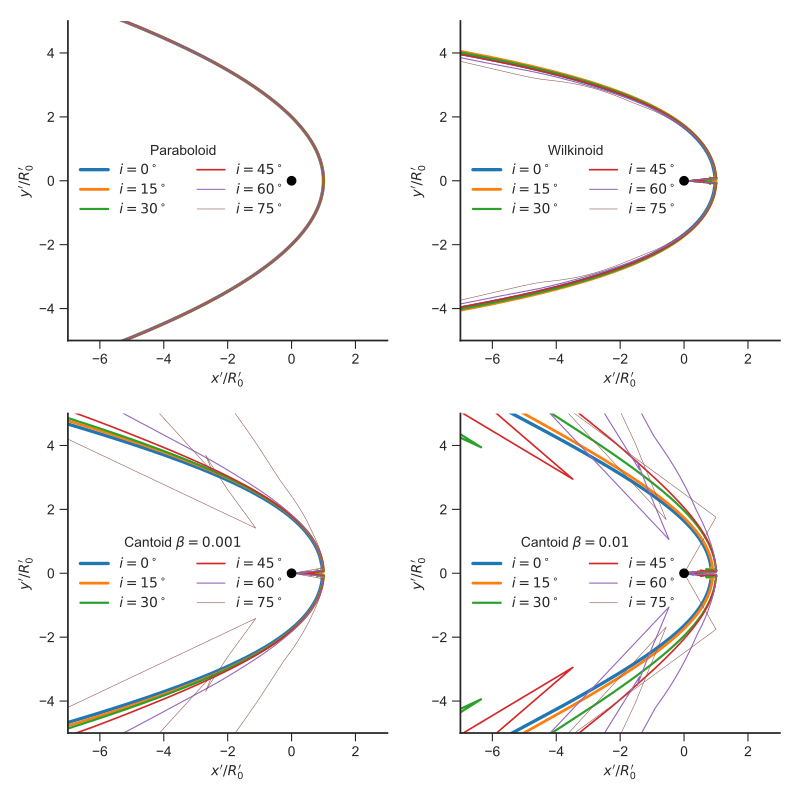

The Python source for this figure:
import sys
import numpy as np
from matplotlib import pyplot as plt
import seaborn as sns
from bow_projection import (xyprime_t, Spline_R_theta_from_function,
                            paraboloid_R_theta, wilkinoid_R_theta,
                            cantoid_R_theta)

figfile = sys.argv[0].replace('.py', '.pdf')

sns.set_style('ticks')
fig, axes = plt.subplots(2, 2, figsize=(8, 8))

th = np.linspace(0.0, np.pi, 1001)
inclinations = [0, 15, 30, 45, 60, 75]
linewidths = [2.4, 2.0, 1.6, 1.2, 0.8, 0.4]
colors = sns.color_palette(n_colors=len(inclinations))

for shape_name, ax, R_theta in [
        ["Paraboloid", axes[0, 0],
         Spline_R_theta_from_function(ngrid=301,
                                      shape_func=paraboloid_R_theta)],
        ["Wilkinoid", axes[0, 1],
         Spline_R_theta_from_function(ngrid=101, epsilon=1e-6,
                                      shape_func=wilkinoid_R_theta)],
        [r"Cantoid $\beta = 0.001$", axes[1, 0],
         Spline_R_theta_from_function(ngrid=101, epsilon=1e-6,
                                      shape_func=cantoid_R_theta,
                                      shape_func_pars=(0.001,))],
        [r"Cantoid $\beta = 0.01$", axes[1, 1],
         Spline_R_theta_from_function(ngrid=101, epsilon=1e-6,
                                      shape_func=cantoid_R_theta,
                                      shape_func_pars=(0.01,))],
]:
    for inc_dg, color, lw in zip(inclinations, colors, linewidths):
        inc = np.radians(inc_dg)
        xp, yp = xyprime_t(th, inc, R_theta)
        m = np.isfinite(xp) & np.isfinite(yp)
        if m.sum() == 0:
            # Case of no tangent line at all at this inclination
            continue
        xxp = np.concatenate((xp[m][::-1], xp[m]))
        yyp = np.concatenate((-yp[m][::-1], yp[m]))
        R0p = xxp.max()
        ax.plot(xxp/R0p, yyp/R0p,
                label=fr"$i = {inc_dg:d}^\circ$",
                color=color, lw=lw)

    ax.plot([0], [0], 'o', color='k')

    ax.legend(title=shape_name, ncol=2, loc="center left")
    ax.set(
        xlabel=r"$x' / R_0'$",
        ylabel=r"$y' / R_0'$",
        xlim=[-7, 3],
        ylim=[-5, 5],
    )
    ax.set_aspect('equal', adjustable='box')

sns.despine()
fig.tight_layout()
fig.savefig(figfile)
print(figfile, end='')
